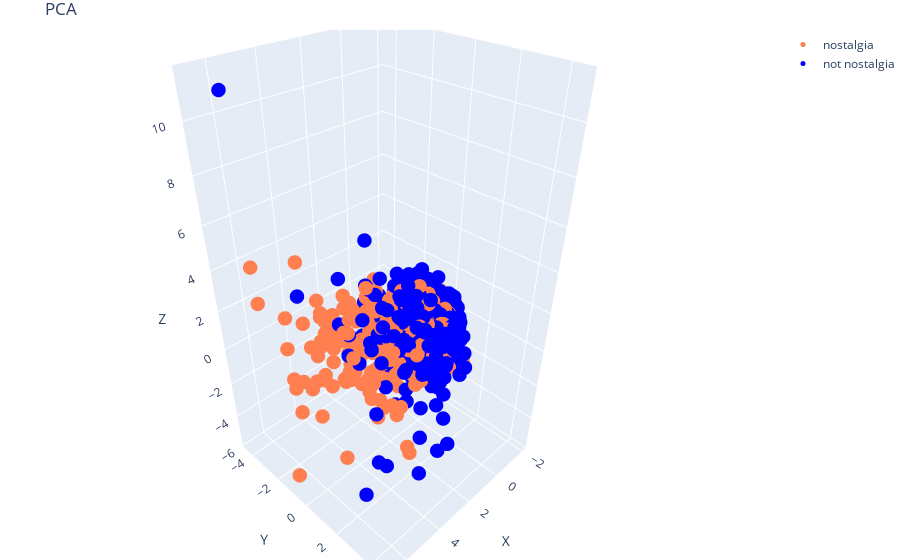
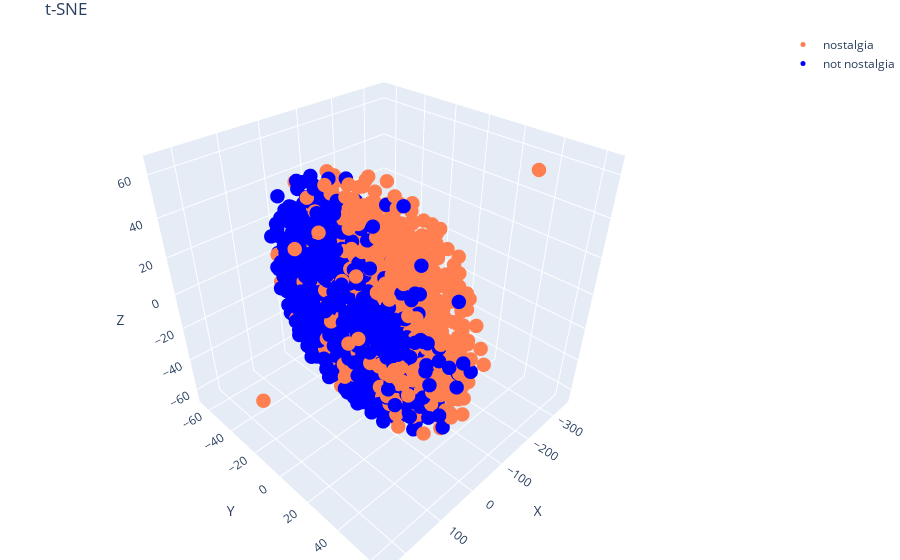
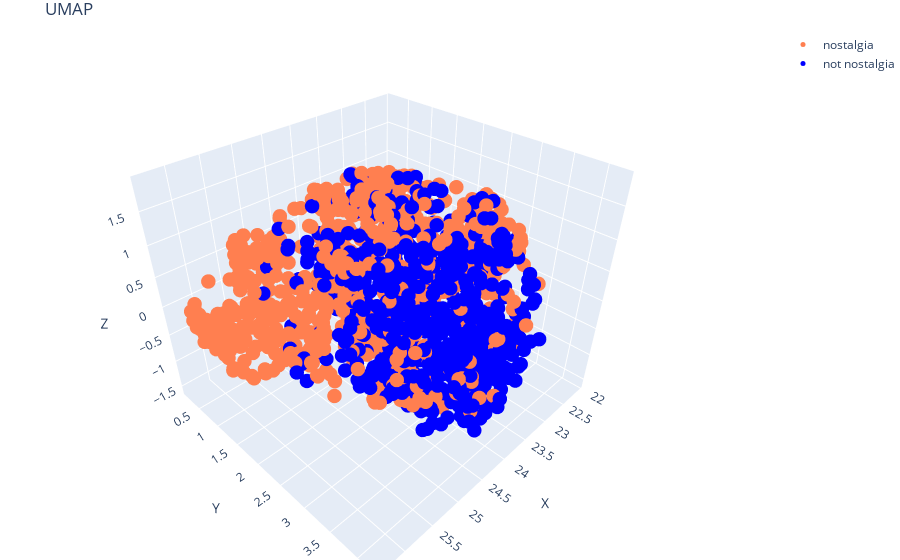

Write notebook code for charts like these, in order.
### Code cell
def create_plotly_3d_scatter(X_reduced, title):
    fig = go.Figure()
    for c, senti in zip(col, sentiment):
        mask = data['sentiment'] == senti
        fig.add_trace(go.Scatter3d(
            x=X_reduced[mask, 0],
            y=X_reduced[mask, 1],
            z=X_reduced[mask, 2],
            mode='markers',
            marker=dict(size=5, color=c),
            name=senti
        ))

    fig.update_layout(
        title=title,
        scene=dict(
            xaxis_title='X',
            yaxis_title='Y',
            zaxis_title='Z'
        ),
        margin=dict(l=0, r=0, b=0, t=30) 
    )
    
    return fig

fig_pca = create_plotly_3d_scatter(X_pca_aug, "PCA")
fig_tsne = create_plotly_3d_scatter(X_tsne_aug, "t-SNE")
fig_umap = create_plotly_3d_scatter(X_umap_aug, "UMAP")

fig_pca.show()
fig_tsne.show()
fig_umap.show()

### Figure 1 — Plotly figure (JSON) as saved in the notebook; plotly's stock layout.template omitted (floating-point values rounded to 4 significant figures; data arrays with more than 128 entries replaced by an {"elided": "..."} marker saying what was removed)
{"data": [{"marker": {"color": "coral", "size": 5}, "mode": "markers", "name": "nostalgia", "type": "scatter3d", "x": {"elided": "750 float values"}, "y": {"elided": "750 float values"}, "z": {"elided": "750 float values"}}, {"marker": {"color": "blue", "size": 5}, "mode": "markers", "name": "not nostalgia", "type": "scatter3d", "x": {"elided": "749 float values"}, "y": {"elided": "749 float values"}, "z": {"elided": "749 float values"}}], "layout": {"margin": {"b": 0, "l": 0, "r": 0, "t": 30}, "scene": {"xaxis": {"title": {"text": "X"}}, "yaxis": {"title": {"text": "Y"}}, "zaxis": {"title": {"text": "Z"}}}, "title": {"text": "PCA"}}}

### Figure 2 — Plotly figure (JSON) as saved in the notebook; plotly's stock layout.template omitted (floating-point values rounded to 4 significant figures; data arrays with more than 128 entries replaced by an {"elided": "..."} marker saying what was removed)
{"data": [{"marker": {"color": "coral", "size": 5}, "mode": "markers", "name": "nostalgia", "type": "scatter3d", "x": {"elided": "750 float values"}, "y": {"elided": "750 float values"}, "z": {"elided": "750 float values"}}, {"marker": {"color": "blue", "size": 5}, "mode": "markers", "name": "not nostalgia", "type": "scatter3d", "x": {"elided": "749 float values"}, "y": {"elided": "749 float values"}, "z": {"elided": "749 float values"}}], "layout": {"margin": {"b": 0, "l": 0, "r": 0, "t": 30}, "scene": {"xaxis": {"title": {"text": "X"}}, "yaxis": {"title": {"text": "Y"}}, "zaxis": {"title": {"text": "Z"}}}, "title": {"text": "t-SNE"}}}

### Figure 3 — Plotly figure (JSON) as saved in the notebook; plotly's stock layout.template omitted (floating-point values rounded to 4 significant figures; data arrays with more than 128 entries replaced by an {"elided": "..."} marker saying what was removed)
{"data": [{"marker": {"color": "coral", "size": 5}, "mode": "markers", "name": "nostalgia", "type": "scatter3d", "x": {"elided": "750 float values"}, "y": {"elided": "750 float values"}, "z": {"elided": "750 float values"}}, {"marker": {"color": "blue", "size": 5}, "mode": "markers", "name": "not nostalgia", "type": "scatter3d", "x": {"elided": "749 float values"}, "y": {"elided": "749 float values"}, "z": {"elided": "749 float values"}}], "layout": {"margin": {"b": 0, "l": 0, "r": 0, "t": 30}, "scene": {"xaxis": {"title": {"text": "X"}}, "yaxis": {"title": {"text": "Y"}}, "zaxis": {"title": {"text": "Z"}}}, "title": {"text": "UMAP"}}}
